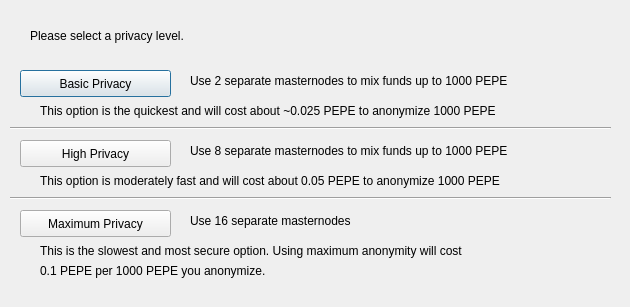
<?xml version="1.0" encoding="UTF-8"?>
<ui version="4.0">
 <class>DarksendConfig</class>
 <widget class="QDialog" name="DarksendConfig">
  <property name="geometry">
   <rect>
    <x>0</x>
    <y>0</y>
    <width>630</width>
    <height>307</height>
   </rect>
  </property>
  <property name="windowTitle">
   <string>Configure Smugsend</string>
  </property>
  <widget class="QPushButton" name="buttonBasic">
   <property name="geometry">
    <rect>
     <x>20</x>
     <y>70</y>
     <width>151</width>
     <height>27</height>
    </rect>
   </property>
   <property name="text">
    <string>Basic Privacy</string>
   </property>
  </widget>
  <widget class="QPushButton" name="buttonHigh">
   <property name="geometry">
    <rect>
     <x>20</x>
     <y>140</y>
     <width>151</width>
     <height>27</height>
    </rect>
   </property>
   <property name="text">
    <string>High Privacy</string>
   </property>
  </widget>
  <widget class="QPushButton" name="buttonMax">
   <property name="geometry">
    <rect>
     <x>20</x>
     <y>210</y>
     <width>151</width>
     <height>27</height>
    </rect>
   </property>
   <property name="text">
    <string>Maximum Privacy</string>
   </property>
  </widget>
  <widget class="QLabel" name="label">
   <property name="geometry">
    <rect>
     <x>30</x>
     <y>20</y>
     <width>571</width>
     <height>31</height>
    </rect>
   </property>
   <property name="text">
    <string>Please select a privacy level.</string>
   </property>
  </widget>
  <widget class="QLabel" name="label_2">
   <property name="geometry">
    <rect>
     <x>190</x>
     <y>70</y>
     <width>421</width>
     <height>21</height>
    </rect>
   </property>
   <property name="text">
    <string>Use 2 separate masternodes to mix funds up to 1000 PEPE</string>
   </property>
  </widget>
  <widget class="QLabel" name="label_3">
   <property name="geometry">
    <rect>
     <x>190</x>
     <y>140</y>
     <width>411</width>
     <height>21</height>
    </rect>
   </property>
   <property name="text">
    <string>Use 8 separate masternodes to mix funds up to 1000 PEPE</string>
   </property>
  </widget>
  <widget class="QLabel" name="label_4">
   <property name="geometry">
    <rect>
     <x>190</x>
     <y>210</y>
     <width>421</width>
     <height>21</height>
    </rect>
   </property>
   <property name="text">
    <string>Use 16 separate masternodes</string>
   </property>
  </widget>
  <widget class="QLabel" name="label_6">
   <property name="geometry">
    <rect>
     <x>40</x>
     <y>100</y>
     <width>561</width>
     <height>21</height>
    </rect>
   </property>
   <property name="text">
    <string>This option is the quickest and will cost about ~0.025 PEPE to anonymize 1000 PEPE</string>
   </property>
  </widget>
  <widget class="QLabel" name="label_7">
   <property name="geometry">
    <rect>
     <x>40</x>
     <y>170</y>
     <width>561</width>
     <height>21</height>
    </rect>
   </property>
   <property name="text">
    <string>This option is moderately fast and will cost about 0.05 PEPE to anonymize 1000 PEPE</string>
   </property>
  </widget>
  <widget class="QLabel" name="label_8">
   <property name="geometry">
    <rect>
     <x>40</x>
     <y>240</y>
     <width>561</width>
     <height>21</height>
    </rect>
   </property>
   <property name="text">
    <string>This is the slowest and most secure option. Using maximum anonymity will cost</string>
   </property>
  </widget>
  <widget class="QLabel" name="label_9">
   <property name="geometry">
    <rect>
     <x>40</x>
     <y>260</y>
     <width>561</width>
     <height>21</height>
    </rect>
   </property>
   <property name="text">
    <string>0.1 PEPE per 1000 PEPE you anonymize.</string>
   </property>
  </widget>
  <widget class="Line" name="line">
   <property name="geometry">
    <rect>
     <x>10</x>
     <y>120</y>
     <width>601</width>
     <height>16</height>
    </rect>
   </property>
   <property name="orientation">
    <enum>Qt::Horizontal</enum>
   </property>
  </widget>
  <widget class="Line" name="line_2">
   <property name="geometry">
    <rect>
     <x>10</x>
     <y>190</y>
     <width>601</width>
     <height>16</height>
    </rect>
   </property>
   <property name="orientation">
    <enum>Qt::Horizontal</enum>
   </property>
  </widget>
 </widget>
 <resources/>
 <connections/>
</ui>
